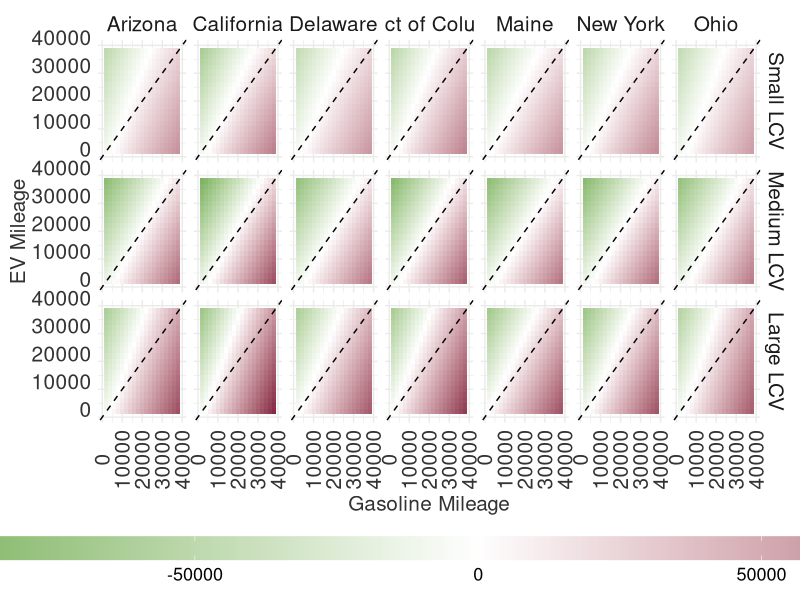
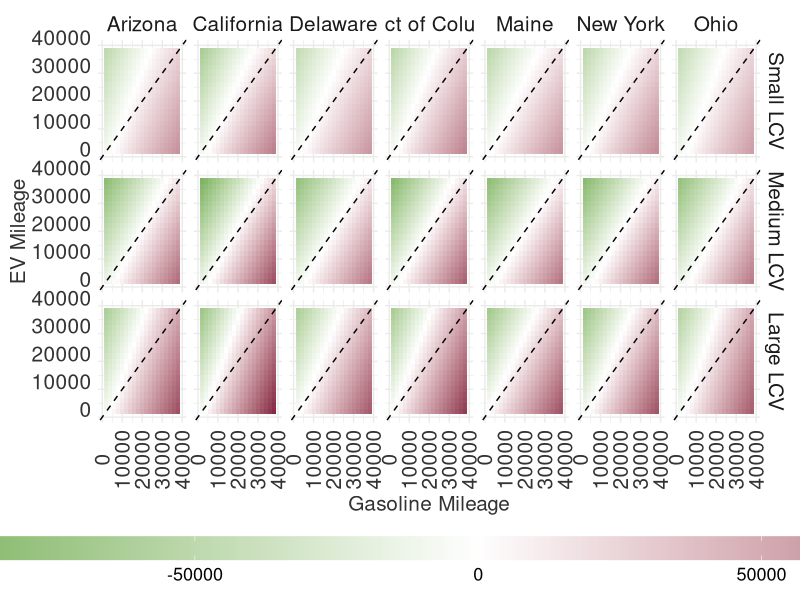

Recreate these plots in R, in order.
# This script performs a sensitivity analysis on changing annual mileage for TCO calculation 
# electric vehicles (EV) and gasoline vehicles across different states and 
# vehicle types. The analysis visualizes the TCO  differences using a 
# heatmap for each state and vehicle type combination.

# Load required libraries
library(dplyr)
library(ggplot2)
library(readxl)
library(tidyr)
library(purrr)

# Read data from Excel file
data3 <- read_excel("sensitive_analysis_data/distance.xlsx")

# Function to calculate TCO differences between EV and Gasoline
calc_differences = function(state, vehicle_type, data){
  # testing value
  # state = "Delaware"
  # vehicle_type = "Small"
  # data = read_excel("C:/Users/Yan/Desktop/distance.xlsx")
  
  # Filter EV and Gasoline data for the given state and vehicle type
  ev_data <- data %>%
    filter(State_Name == state, Vehicle_Type == vehicle_type, Fuel == "EV") %>%
    select(matches('^\\d+$')) %>%
    unlist() %>%
    as.numeric()
  
  gasoline_data <- data %>%
    filter(State_Name == state, Vehicle_Type == vehicle_type, Fuel == "Gasoline") %>%
    select(matches('^\\d+$')) %>%
    unlist() %>%
    as.numeric()
  
  # Initialize a matrix to store differences
  difference_matrix <- matrix(nrow = length(ev_data), ncol = length(gasoline_data))
  
  # Calculate the pairwise differences
  for (i in 1:length(ev_data)) {
    for (j in 1:length(gasoline_data)) {
      difference_matrix[i, j] <- gasoline_data[j] - ev_data[i]
    }
  }
  
  # Convert the matrix to a long format for ggplot
  difference_data <- as.data.frame(difference_matrix)
  names(difference_data) <- seq(0, by = 2000, length.out = ncol(difference_data))
  difference_data$EV_Mileage <- seq(0, by = 2000, length.out = nrow(difference_data))
  long_data <- tidyr::pivot_longer(difference_data, cols = -EV_Mileage, names_to = "Gasoline_Mileage", values_to = "Difference")
  
  long_data = long_data %>% mutate(state = state, vehicle_type = vehicle_type)
  return(long_data)
}


# Create combinations of states and vehicle types and calculate differences
out = tidyr::expand_grid(
  states = c("Delaware", "Maine", "Ohio", "Arizona", "California", "New York", "District of Columbia"),
  vehicle_types = c("Small LCV", "Medium LCV", "Large LCV") 
) %>%
  mutate(id = 1:n()) %>%
  split(.$id) %>%
  purrr::map_dfr(~calc_differences(state = .$states, vehicle_type = .$vehicle_types, data = data3), .id = "id")

out$vehicle_type <- factor(out$vehicle_type,
                           levels = c("Small LCV",
                                      "Medium LCV",
                                      "Large LCV"))

# Generate the heatmap visualization
ggplot() +
  geom_tile(data = out, aes(x = as.numeric(Gasoline_Mileage), y = as.numeric(EV_Mileage), fill = Difference)) +
  scale_fill_gradient2(low = "#399213", high = "#7B143A", mid = "white", midpoint = 0) +
  geom_abline(slope = 1, intercept = 0, color = "black", linetype = "dashed") + # Add this line for the diagonal
  theme_minimal() +
  labs(x = "Gasoline Mileage",
       y = "EV Mileage",
       fill = "Difference") +
  facet_grid(cols = vars(state), rows = vars(vehicle_type)) +
  theme(legend.position = "bottom")  +
  guides(fill = guide_colourbar(
    theme = theme(
      legend.key.width = unit(dev.size()[1] * 2, "inches")
    ))
  ) +
  theme(strip.text = element_text(
    size = 15)) +
  theme(axis.text.x = element_text(color = "grey20", size = 15, angle = 90, hjust = .5, vjust = .5, face = "plain"),
        axis.text.y = element_text(color = "grey20", size = 15, angle = 0, hjust = 1, vjust = 0, face = "plain"),  
        axis.title.y = element_text(color = "grey20", size = 15, angle = 90, hjust = .5, vjust = .5, face = "plain"),
        axis.title.x = element_text(color = "grey20", size = 15, angle = 0, hjust = .5, vjust = .5, face = "plain")) +
  theme(legend.text=element_text(size=13)) +
  theme(legend.title=element_text(size=15)) +
  xlim(0, 40000) +
  ylim(0, 40000)

# Save the plot
ggsave("distance.png", width = 16, height = 9, dpi = 800)
